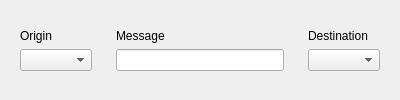
<?xml version="1.0" encoding="UTF-8"?>
<ui version="4.0">
 <class>EventMessage</class>
 <widget class="QWidget" name="EventMessage">
  <property name="geometry">
   <rect>
    <x>0</x>
    <y>0</y>
    <width>400</width>
    <height>100</height>
   </rect>
  </property>
  <property name="windowTitle">
   <string>Form</string>
  </property>
  <layout class="QHBoxLayout" name="horizontalLayout">
   <item>
    <widget class="QWidget" name="widget" native="true">
     <layout class="QVBoxLayout" name="verticalLayout">
      <item>
       <spacer name="verticalSpacer_2">
        <property name="orientation">
         <enum>Qt::Vertical</enum>
        </property>
        <property name="sizeHint" stdset="0">
         <size>
          <width>20</width>
          <height>40</height>
         </size>
        </property>
       </spacer>
      </item>
      <item>
       <widget class="QLabel" name="label">
        <property name="sizePolicy">
         <sizepolicy hsizetype="Preferred" vsizetype="Preferred">
          <horstretch>1</horstretch>
          <verstretch>0</verstretch>
         </sizepolicy>
        </property>
        <property name="text">
         <string>Origin</string>
        </property>
       </widget>
      </item>
      <item>
       <widget class="QComboBox" name="originComboBox">
        <property name="sizePolicy">
         <sizepolicy hsizetype="Preferred" vsizetype="Fixed">
          <horstretch>5</horstretch>
          <verstretch>0</verstretch>
         </sizepolicy>
        </property>
       </widget>
      </item>
      <item>
       <spacer name="verticalSpacer">
        <property name="orientation">
         <enum>Qt::Vertical</enum>
        </property>
        <property name="sizeHint" stdset="0">
         <size>
          <width>20</width>
          <height>40</height>
         </size>
        </property>
       </spacer>
      </item>
     </layout>
    </widget>
   </item>
   <item>
    <widget class="QWidget" name="widget_2" native="true">
     <layout class="QVBoxLayout" name="verticalLayout_2">
      <item>
       <spacer name="verticalSpacer_3">
        <property name="orientation">
         <enum>Qt::Vertical</enum>
        </property>
        <property name="sizeHint" stdset="0">
         <size>
          <width>20</width>
          <height>40</height>
         </size>
        </property>
       </spacer>
      </item>
      <item>
       <widget class="QLabel" name="label_2">
        <property name="text">
         <string>Message</string>
        </property>
       </widget>
      </item>
      <item>
       <widget class="QLineEdit" name="messageLineEdit"/>
      </item>
      <item>
       <spacer name="verticalSpacer_4">
        <property name="orientation">
         <enum>Qt::Vertical</enum>
        </property>
        <property name="sizeHint" stdset="0">
         <size>
          <width>20</width>
          <height>40</height>
         </size>
        </property>
       </spacer>
      </item>
     </layout>
    </widget>
   </item>
   <item>
    <widget class="QWidget" name="widget_3" native="true">
     <layout class="QVBoxLayout" name="verticalLayout_3">
      <item>
       <spacer name="verticalSpacer_6">
        <property name="orientation">
         <enum>Qt::Vertical</enum>
        </property>
        <property name="sizeHint" stdset="0">
         <size>
          <width>20</width>
          <height>40</height>
         </size>
        </property>
       </spacer>
      </item>
      <item>
       <widget class="QLabel" name="label_3">
        <property name="text">
         <string>Destination</string>
        </property>
       </widget>
      </item>
      <item>
       <widget class="QComboBox" name="destinationComboBox">
        <property name="currentText">
         <string/>
        </property>
       </widget>
      </item>
      <item>
       <spacer name="verticalSpacer_5">
        <property name="orientation">
         <enum>Qt::Vertical</enum>
        </property>
        <property name="sizeHint" stdset="0">
         <size>
          <width>20</width>
          <height>40</height>
         </size>
        </property>
       </spacer>
      </item>
     </layout>
    </widget>
   </item>
  </layout>
 </widget>
 <resources/>
 <connections/>
</ui>
